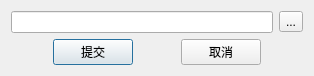
<?xml version="1.0" encoding="UTF-8"?>
<ui version="4.0">
 <class>Dialog</class>
 <widget class="QDialog" name="Dialog">
  <property name="geometry">
   <rect>
    <x>0</x>
    <y>0</y>
    <width>314</width>
    <height>71</height>
   </rect>
  </property>
  <property name="windowTitle">
   <string>提交作业</string>
  </property>
  <property name="windowIcon">
   <iconset resource="clientico.qrc">
    <normaloff>:/images/computerIcon</normaloff>:/images/computerIcon</iconset>
  </property>
  <layout class="QVBoxLayout" name="verticalLayout">
   <item>
    <layout class="QHBoxLayout" name="horizontalLayout">
     <item>
      <widget class="QLineEdit" name="lineEdit"/>
     </item>
     <item>
      <widget class="QToolButton" name="toolButton">
       <property name="text">
        <string>...</string>
       </property>
      </widget>
     </item>
    </layout>
   </item>
   <item>
    <layout class="QHBoxLayout" name="horizontalLayout_2">
     <item>
      <spacer name="horizontalSpacer">
       <property name="orientation">
        <enum>Qt::Horizontal</enum>
       </property>
       <property name="sizeHint" stdset="0">
        <size>
         <width>40</width>
         <height>20</height>
        </size>
       </property>
      </spacer>
     </item>
     <item>
      <widget class="QPushButton" name="pushButton">
       <property name="text">
        <string>提交</string>
       </property>
      </widget>
     </item>
     <item>
      <spacer name="horizontalSpacer_2">
       <property name="orientation">
        <enum>Qt::Horizontal</enum>
       </property>
       <property name="sizeHint" stdset="0">
        <size>
         <width>40</width>
         <height>20</height>
        </size>
       </property>
      </spacer>
     </item>
     <item>
      <widget class="QPushButton" name="cancelButton">
       <property name="text">
        <string>取消</string>
       </property>
      </widget>
     </item>
     <item>
      <spacer name="horizontalSpacer_3">
       <property name="orientation">
        <enum>Qt::Horizontal</enum>
       </property>
       <property name="sizeHint" stdset="0">
        <size>
         <width>40</width>
         <height>20</height>
        </size>
       </property>
      </spacer>
     </item>
    </layout>
   </item>
  </layout>
 </widget>
 <layoutdefault spacing="6" margin="11"/>
 <resources>
  <include location="clientico.qrc"/>
 </resources>
 <connections/>
</ui>
